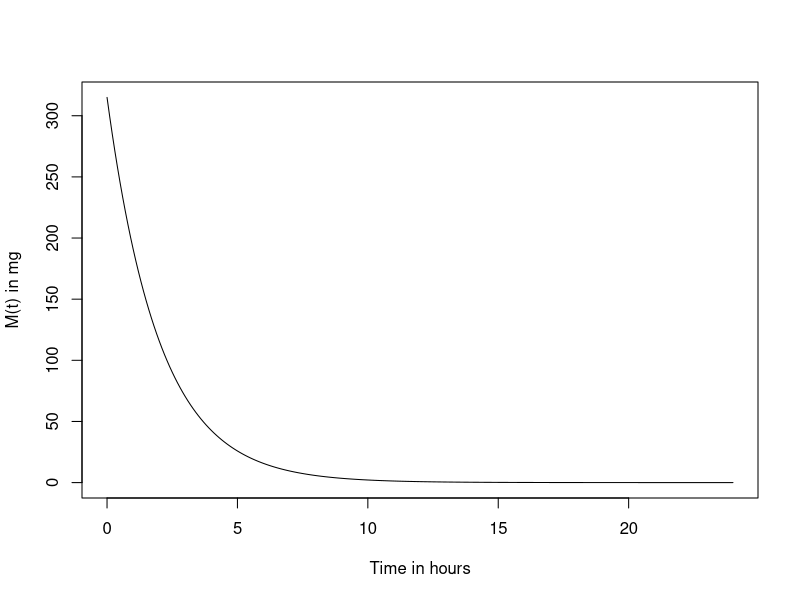
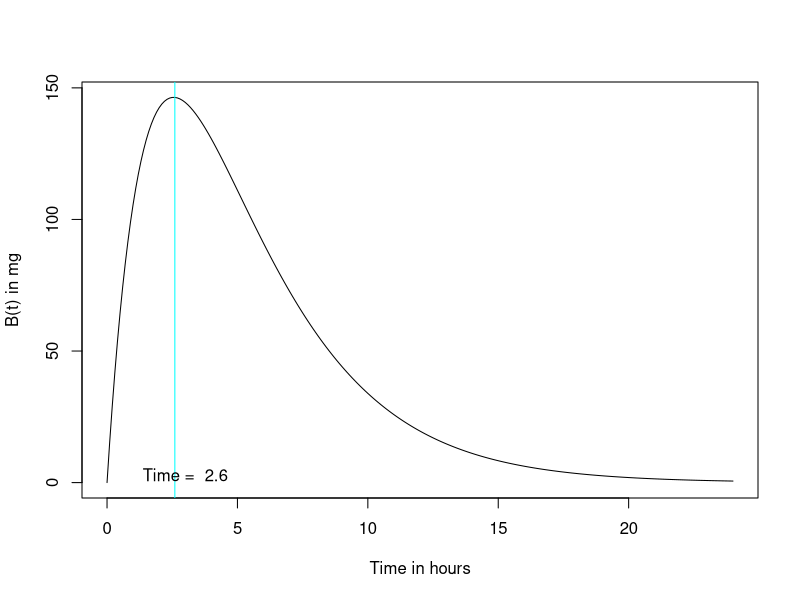
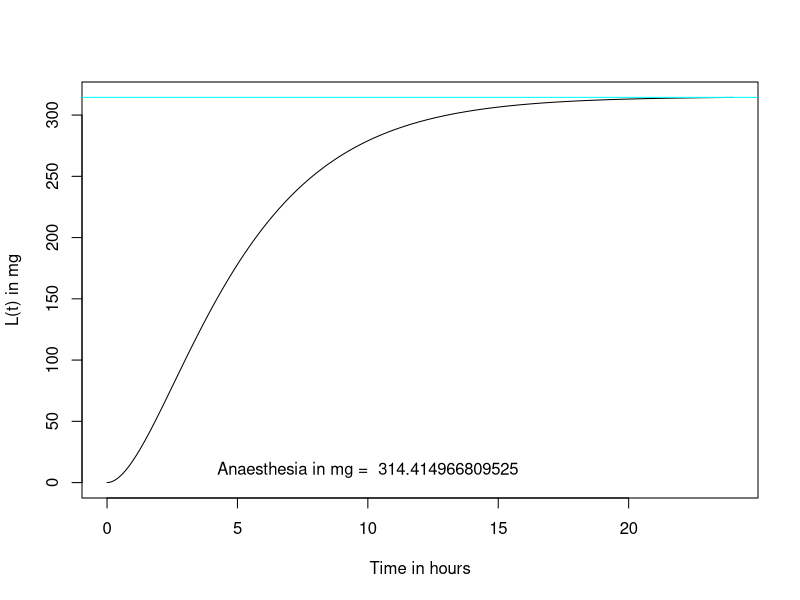

Recreate these plots in R, in order.
## Equations For Amount of Anaesthesia in Muscle, Blood, Liver
# Muscle:
# dM/dt = -e*M

# Blood:
# dB/dt = e*M - c*B

# Liver:
# dL/dt = c*B - delta*L

library(deSolve)

# Define anaesthesia model function with time, initial values, parameters

ana = function(t, init, para){
  M <- init[1]
  B <- init[2]
  L <- init[3]
  e <- para[1]
  c <- para[2]
  delta <- para[3]
  dM <- -e*M # dM here refers to dM/dt
  dB <- e*M - c*B # dB here refers to dB/dt
  dL <- c*B - delta*L # dL here refers to dL/dt
  list(c(dM, dB, dL)) # function automatically returns dM, dB, dL as a list
}

# Give initial value - M(0), B(0), L(0) in mg
init <- c(M = 315, B = 0, L = 0)

# Give parameter values - e, c, delta - rates per hour
para <- c(e = 0.5, c = 0.3, delta = 0.4)

# Time range for solution - in hours
t <- seq(0, 24, 0.1)

## Part a
# Calling ODE function
out <- ode(y = init, times = t, func = ana, parms = para)

# Plotting solution for muscle
plot(out[,1], out[,2], type = "l", xlab = "Time in hours", ylab = "M(t) in mg")

# Plotting solution for blood
plot(out[,1], out[,3], type = "l", xlab = "Time in hours", ylab = "B(t) in mg")

## Part b
# Time when half of injected amount into muscle goes to blood
# i.e., B(t) = M(0)/2 so find t
Bt = init[1]/2

vals = out[,3] <= Bt # logical vector
Bt_all = out[,3] # contains all values of B(t)
Bt_all <- Bt_all[vals] # selects only those values of B(t) which are <= M(0)/2

Bt = max(Bt_all)
entry = out[out[,3]==Bt,]

abline(v = entry[1], col = "cyan") # v for vertical line
text(3,3, paste("Time = ", entry[1]))

# Part c: Plotting solution for liver - When delta tends to 0
model2 = function(t, init, para2){
  e = para2[1]
  c = para2[2]
  d = para2[3]
  
  M = init[1]
  B = init[2]
  L = init[3]
  
  dM = -e * M
  dB = (e * M) - (c * B)
  dL = (c * B) - (d * L)
  
  list(c(dM, dB, dL))
}
para2 = c(e = 0.5, c = 0.3, d = 0.000000000001) # e, c, d
out2 = ode(t = t, y = init, func = model2, parms = para2)

# Plot liver levels
plot(out2[,1], out2[,4], xlab = "Time in hours", ylab = "L(t) in mg", type = "l")

Lt = max(out2[,4])

abline(h = Lt, col = "cyan") # v for vertical line
text(10,10, paste("Anaesthesia in mg = ", Lt))
